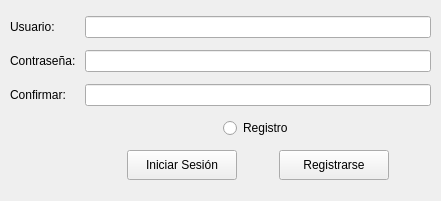
<?xml version="1.0" encoding="UTF-8"?>
<ui version="4.0">
 <class>Widget</class>
 <widget class="QWidget" name="Widget">
  <property name="geometry">
   <rect>
    <x>0</x>
    <y>0</y>
    <width>441</width>
    <height>201</height>
   </rect>
  </property>
  <property name="windowTitle">
   <string>Widget</string>
  </property>
  <widget class="QWidget" name="gridLayoutWidget">
   <property name="geometry">
    <rect>
     <x>10</x>
     <y>10</y>
     <width>421</width>
     <height>181</height>
    </rect>
   </property>
   <layout class="QGridLayout" name="gridLayout">
    <property name="horizontalSpacing">
     <number>9</number>
    </property>
    <item row="2" column="1">
     <widget class="QLineEdit" name="txt_confp">
      <property name="echoMode">
       <enum>QLineEdit::Password</enum>
      </property>
     </widget>
    </item>
    <item row="4" column="1">
     <layout class="QHBoxLayout" name="horizontalLayout">
      <item>
       <widget class="QPushButton" name="btn_login">
        <property name="maximumSize">
         <size>
          <width>110</width>
          <height>30</height>
         </size>
        </property>
        <property name="text">
         <string>Iniciar Sesión</string>
        </property>
       </widget>
      </item>
      <item>
       <widget class="QPushButton" name="btn_registrarse">
        <property name="maximumSize">
         <size>
          <width>110</width>
          <height>30</height>
         </size>
        </property>
        <property name="text">
         <string>Registrarse</string>
        </property>
       </widget>
      </item>
     </layout>
    </item>
    <item row="1" column="1">
     <widget class="QLineEdit" name="txt_psw">
      <property name="echoMode">
       <enum>QLineEdit::Password</enum>
      </property>
     </widget>
    </item>
    <item row="0" column="1">
     <widget class="QLineEdit" name="txt_user"/>
    </item>
    <item row="1" column="0">
     <widget class="QLabel" name="label_2">
      <property name="text">
       <string>Contraseña:</string>
      </property>
     </widget>
    </item>
    <item row="0" column="0">
     <widget class="QLabel" name="label">
      <property name="text">
       <string>Usuario:</string>
      </property>
     </widget>
    </item>
    <item row="2" column="0">
     <widget class="QLabel" name="lb_confp">
      <property name="text">
       <string>Confirmar:</string>
      </property>
     </widget>
    </item>
    <item row="3" column="1" alignment="Qt::AlignHCenter">
     <widget class="QRadioButton" name="rb_registro">
      <property name="text">
       <string>Registro</string>
      </property>
     </widget>
    </item>
   </layout>
  </widget>
 </widget>
 <resources/>
 <connections/>
</ui>
